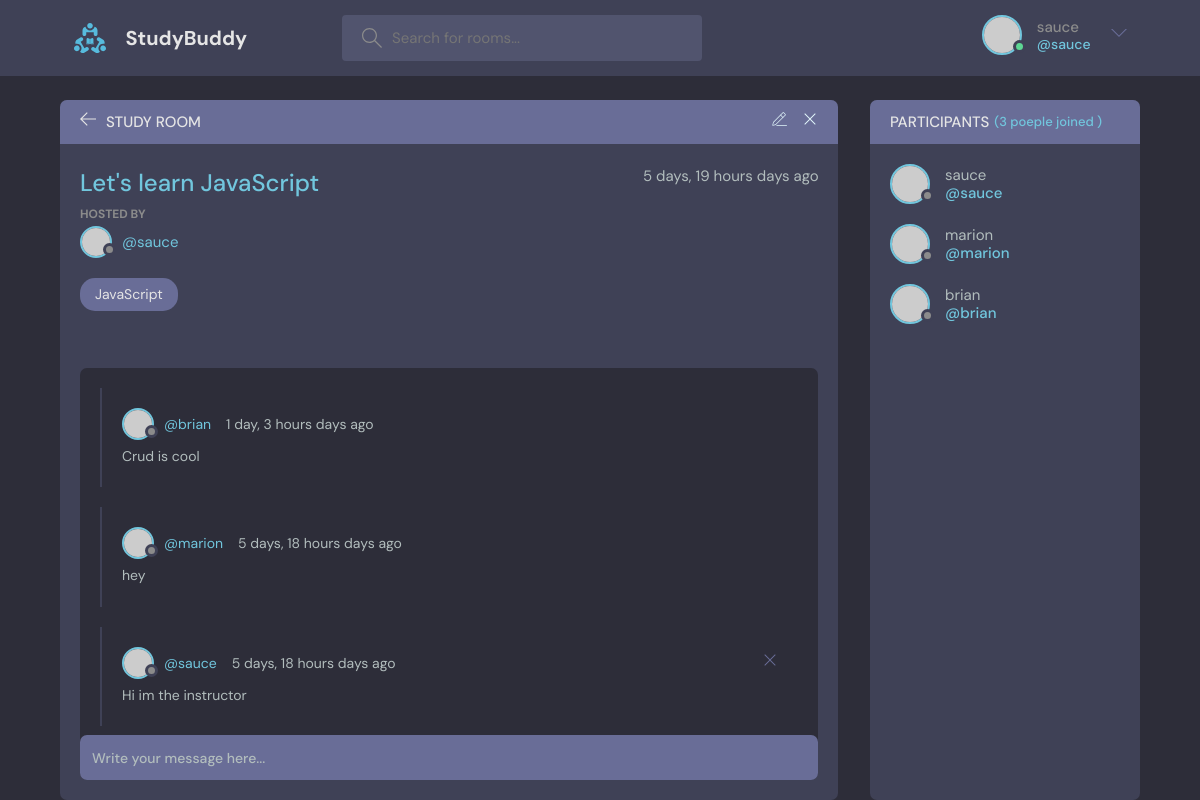
Screenshot of /room/1 (signed in) with the database file from the repository.
### base/models.py (models this page shows, shortened)
class Rooms(models.Model):
  host=models.ForeignKey(User,on_delete=models.CASCADE,null=True)
  topic=models.ForeignKey('Topic',on_delete=models.SET_NULL,null=True)
  name=models.CharField(max_length=200)
  description=models.TextField(null=True,blank=True)
  participants=models.ManyToManyField(User,related_name='participants',blank=True)
  created=models.DateTimeField(auto_now_add=True)
  updated=models.DateTimeField(auto_now=True)
  class Meta:
    ordering=['-updated','-created']
    verbose_name="Room"
    verbose_name_plural="Rooms"
    db_table="Room Table"

class Topic(models.Model):
  name=models.CharField(max_length=200)
  def __str__(self):
    return self.name
  class Meta:
    verbose_name="Topic"
    verbose_name_plural="Topics"

class Messages(models.Model):
  user=models.ForeignKey(User,on_delete=models.CASCADE,null=True)
  room=models.ForeignKey(Rooms,on_delete=models.CASCADE)
  body=models.TextField()
  updated=models.DateTimeField(auto_now_add=True)
  created=models.DateTimeField(auto_now=True)
  class Meta:
    verbose_name="Message"
    verbose_name_plural="Messages"
    ordering=['-updated','-created']

### base/views.py (the view, shortened to what this page needs)
# urls.py: path('room/<str:pk>' , views.room, name='room'),
@login_required(login_url='login')
def room(request,pk):
  room=models.Rooms.objects.get(id=pk)
  room_message=room.messages_set.all()
  participants=room.participants.all()
  context={
    'room':room,
    'room_message':room_message,
    'participants':participants
    }
  return render(request,'base/room.html',context)

### base/templates/base/room.html (shortened to what this page needs)
{% extends 'main.html' %}
{% block content %}
    <main class="profile-page layout layout--2">
      <div class="container">
        <div class="room">
          <div class="room__top">
            <div class="room__topLeft">
              <a href="{% url 'home' %}">
                <svg version="1.1" xmlns="http://www.w3.org/2000/svg" width="32" height="32" viewBox="0 0 32 32">
                  <title>arrow-left</title>
                  <path
                    d="M13.723 2.286l-13.723 13.714 13.719 13.714 1.616-1.611-10.96-10.96h27.625v-2.286h-27.625l10.965-10.965-1.616-1.607z"
                  ></path>
                </svg>
              </a>
              <h3>Study Room</h3>
            </div>
            <div class="room__topRight">
              {% if request.user == room.host %}
              <a href="{% url 'updateroom' room.id %}">
              </a>
              <a href="{% url 'deleteroom' room.id %}">
                <svg version="1.1" xmlns="http://www.w3.org/2000/svg" width="32" height="32" viewBox="0 0 32 32">
                  <title>remove</title>
                  <path
                    d="M27.314 6.019l-1.333-1.333-9.98 9.981-9.981-9.981-1.333 1.333 9.981 9.981-9.981 9.98 1.333 1.333 9.981-9.98 9.98 9.98 1.333-1.333-9.98-9.98 9.98-9.981z"
                  ></path>
                </svg>
              </a>
            </div>
            {% endif %}
          </div>
          <div class="room__box scroll">
            <div class="room__header scroll">
              <div class="room__info">
                <h3>{{room.name}}</h3>
                <span>{{room.created|timesince}} days ago</span>
              </div>
              <div class="room__hosted">
                <p>Hosted By</p>
                <a href="{% url 'user-profile' room.host.id %}" class="room__author">
                  <div class="avatar avatar--small">
                    <img src="https://randomuser.me/api/portraits/men/37.jpg" />
                  </div>
                  <span>@{{room.host.username}}</span>
                </a>
              </div>
              <span class="room__topics">{{room.topic}}</span>
            </div>
            <div class="room__conversation">
              <div class="threads scroll">
                {% for message in room_message %}
                <div class="thread">
                  <div class="thread__top">
                    <div class="thread__author">
                      <a href="{% url 'user-profile' message.user.id %}" class="thread__authorInfo">
                        <div class="avatar avatar--small">
                          <img src="https://randomuser.me/api/portraits/men/37.jpg" />
                        </div>
                        <span>@{{message.user.username}}</span>
                      </a>
                      <span class="thread__date">{{ message.created|timesince }} days ago</span>
                    </div>
                    {%if request.user == message.user %}
                    <a href="{% url 'deletemessage' message.id %}">
                      <div class="thread__delete">
                        <svg version="1.1" xmlns="http://www.w3.org/2000/svg" width="32" height="32" viewBox="0 0 32 32">
                          <title>remove</title>
                          <path
                            d="M27.314 6.019l-1.333-1.333-9.98 9.981-9.981-9.981-1.333 1.333 9.981 9.981-9.981 9.98 1.333 1.333 9.981-9.98 9.98 9.98 1.333-1.333-9.98-9.98 9.98-9.981z"
                          ></path>
                        </svg>
                      </div>
                    </a>
                    {% endif %}
                  </div>
                  <div class="thread__details">
                    {{message.body}}
                  </div>
                </div>
                {% endfor %}
              </div>
            </div>
          </div>
          <div class="room__message">
            <form action="#"><input name="" placeholder="Write your message here..." /></form>
          </div>
        </div>
        <div class="participants">
          <h3 class="participants__top">Participants <span>({{participants.count}} poeple joined )</span></h3>
          <div class="participants__list scroll">
            {% for user in participants %}
            <a href="{% url 'user-profile' user.id %} " class="participant">
              <div class="avatar avatar--medium">
                <img src="https://randomuser.me/api/portraits/men/37.jpg" />
              </div>
              <p>
                {{user.username}}
                <span>@{{user.username}}</span>
              </p>
            </a>
            {% endfor %}
          </div>
        </div>
      </div>
    </main>
{% endblock content %}

### templates/navigation.html (shortened to what this page needs)
{% load static %}
<header class="header header--loggedIn">
  <div class="container">
    <a href="{% url 'home' %}" class="header__logo">
      <img src="{% static 'images/logo.svg'%}" />
      <h1>StudyBuddy</h1>
    </a>
    <form class="header__search" method="GET" action="{% url 'home' %}">
      <label>
        <input name="q" placeholder="Search for rooms..." />
      </label>
    </form>
    <nav class="header__menu">
      {% if request.user.is_authenticated %}
      <div class="header__user">
        <a href="profile.html">
          <div class="avatar avatar--medium active">
            <img src="https://randomuser.me/api/portraits/men/37.jpg" />
          </div>
          <p>{{request.user.username}} <span>@{{request.user.username}} </span></p>
        </a>
        <button class="dropdown-button">
          <svg version="1.1" xmlns="http://www.w3.org/2000/svg" width="32" height="32" viewBox="0 0 32 32">
            <title>chevron-down</title>
            <path d="M16 21l-13-13h-3l16 16 16-16h-3l-13 13z"></path>
          </svg>
        </button>
      </div>
      {% else %}
        <a href="{% url 'login' %}">
        <img src="{% static 'images/avatar.svg' %}" />
        <p>Login</p>
      </a>
      {% endif %}
    </nav>
  </div>
</header>

### rows the page displays
Rooms: name "Let's learn JavaScript", created "5 days, 19 hours", host.username "sauce", topic "JavaScript"
Messages: user.username "brian", created "1 day, 3 hours", body "Crud is cool"
Messages: user.username "marion", created "5 days, 18 hours", body "hey"
Messages: user.username "sauce", created "5 days, 18 hours", body "Hi im the instructor"

### other values shown
{{ request.user.username }} "sauce"
{{ participants.count }} "3"
{{ user.username }} "sauce"
{{ user.username }} "marion"
{{ user.username }} "brian"
